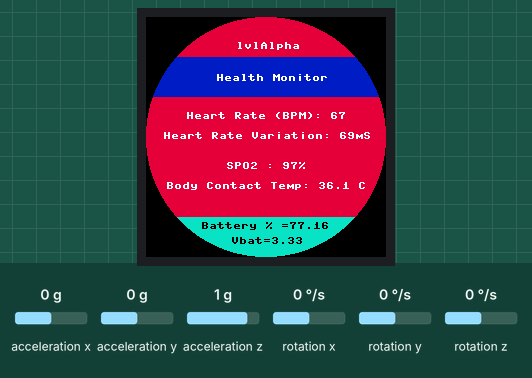
A program run on a simulated Raspberry Pi Pico running MicroPython. On the bench: 240×240 colour display. Inputs (shaded band) come from the test bench; at power-on: acceleration x 0 g, acceleration y 0 g, acceleration z 1 g, rotation x 0 °/s, rotation y 0 °/s, rotation z 0 °/s. Random numbers come from a fixed seed.

Above: at 6.3 s.
6.4 s: acceleration x set to -1.4 g
At 7.8 s:
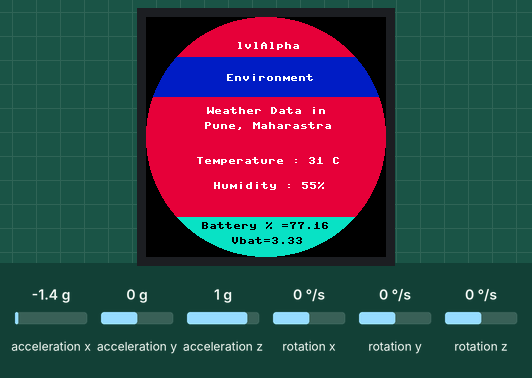
At 10.3 s:
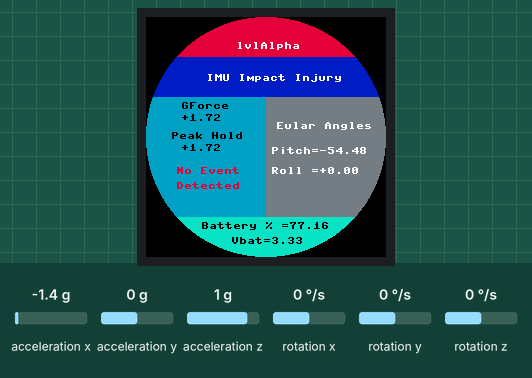
Timing chart, 0 to 11.8 s (numbered marks = the images above; inputs shaded):
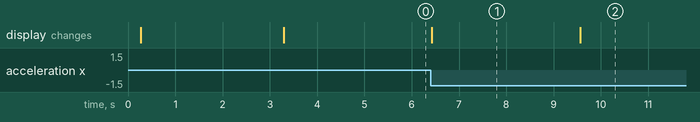

Measured:
- what the display in image 1 shows lasts 3.2 s, from 6.4 s to 9.6 s

The program:

main.py
```python
from machine import Pin,I2C,SPI,PWM,ADC
import framebuf
import time
import array
import math
import random


I2C_SDA = 6
I2C_SDL = 7

DC = 8
CS = 9
SCK = 10
MOSI = 11
RST = 12

count = 0
Gval = [0, 0, 0]
peak = 0
PI = 3.14
j=0
HR = random.randint(65,72)
HRV = random.randint(60,70)
count = 0

push_button = Pin(13,Pin.IN, Pin.PULL_DOWN)

BL = 25

Vbat_Pin = 29


class LCD_1inch28(framebuf.FrameBuffer):
    def __init__(self):
        self.width = 240
        self.height = 240


        self.cs = Pin(CS,Pin.OUT)
        self.rst = Pin(RST,Pin.OUT)

        self.cs(1)
        self.spi = SPI(1,100_000_000,polarity=0, phase=0,sck=Pin(SCK),mosi=Pin(MOSI),miso=None)
        self.dc = Pin(DC,Pin.OUT)
        self.dc(1)
        self.buffer = bytearray(self.height * self.width * 2)
        super().__init__(self.buffer, self.width, self.height, framebuf.RGB565)
        self.init_display()

        self.red   =   0x07E0
        self.green =   0x001f
        self.blue  =   0xf800
        self.white =   0xffff
        self.black =   0x0000

        self.fill(self.red)
        self.text("Starting...",80,110,self.white)
        self.show()

        self.pwm = PWM(Pin(BL))
        self.pwm.freq(5000)

    def write_cmd(self, cmd):
        self.cs(1)
        self.dc(0)
        self.cs(0)
        self.spi.write(bytearray([cmd]))
        self.cs(1)

    def write_data(self, buf):
        self.cs(1)
        self.dc(1)
        self.cs(0)
        self.spi.write(bytearray([buf]))
        self.cs(1)
    def set_bl_pwm(self,duty):
        self.pwm.duty_u16(duty)#max 65535
    def init_display(self):
        """Initialize dispaly"""
        self.rst(1)
        time.sleep(0.01)
        self.rst(0)
        time.sleep(0.01)
        self.rst(1)
        time.sleep(0.05)

        self.write_cmd(0xEF)
        self.write_cmd(0xEB)
        self.write_data(0x14)

        self.write_cmd(0xFE)
        self.write_cmd(0xEF)

        self.write_cmd(0xEB)
        self.write_data(0x14)

        self.write_cmd(0x84)
        self.write_data(0x40)

        self.write_cmd(0x85)
        self.write_data(0xFF)

        self.write_cmd(0x86)
        self.write_data(0xFF)

        self.write_cmd(0x87)
        self.write_data(0xFF)

        self.write_cmd(0x88)
        self.write_data(0x0A)

        self.write_cmd(0x89)
        self.write_data(0x21)

        self.write_cmd(0x8A)
        self.write_data(0x00)

        self.write_cmd(0x8B)
        self.write_data(0x80)

        self.write_cmd(0x8C)
        self.write_data(0x01)

        self.write_cmd(0x8D)
        self.write_data(0x01)

        self.write_cmd(0x8E)
        self.write_data(0xFF)

        self.write_cmd(0x8F)
        self.write_data(0xFF)


        self.write_cmd(0xB6)
        self.write_data(0x00)
        self.write_data(0x20)

        self.write_cmd(0x36)
        self.write_data(0x98)

        self.write_cmd(0x3A)
        self.write_data(0x05)


        self.write_cmd(0x90)
        self.write_data(0x08)
        self.write_data(0x08)
        self.write_data(0x08)
        self.write_data(0x08)

        self.write_cmd(0xBD)
        self.write_data(0x06)

        self.write_cmd(0xBC)
        self.write_data(0x00)

        self.write_cmd(0xFF)
        self.write_data(0x60)
        self.write_data(0x01)
        self.write_data(0x04)

        self.write_cmd(0xC3)
        self.write_data(0x13)
        self.write_cmd(0xC4)
        self.write_data(0x13)

        self.write_cmd(0xC9)
        self.write_data(0x22)

        self.write_cmd(0xBE)
        self.write_data(0x11)

        self.write_cmd(0xE1)
        self.write_data(0x10)
        self.write_data(0x0E)

        self.write_cmd(0xDF)
        self.write_data(0x21)
        self.write_data(0x0c)
        self.write_data(0x02)

        self.write_cmd(0xF0)
        self.write_data(0x45)
        self.write_data(0x09)
        self.write_data(0x08)
        self.write_data(0x08)
        self.write_data(0x26)
        self.write_data(0x2A)

        self.write_cmd(0xF1)
        self.write_data(0x43)
        self.write_data(0x70)
        self.write_data(0x72)
        self.write_data(0x36)
        self.write_data(0x37)
        self.write_data(0x6F)


        self.write_cmd(0xF2)
        self.write_data(0x45)
        self.write_data(0x09)
        self.write_data(0x08)
        self.write_data(0x08)
        self.write_data(0x26)
        self.write_data(0x2A)

        self.write_cmd(0xF3)
        self.write_data(0x43)
        self.write_data(0x70)
        self.write_data(0x72)
        self.write_data(0x36)
        self.write_data(0x37)
        self.write_data(0x6F)

        self.write_cmd(0xED)
        self.write_data(0x1B)
        self.write_data(0x0B)

        self.write_cmd(0xAE)
        self.write_data(0x77)

        self.write_cmd(0xCD)
        self.write_data(0x63)


        self.write_cmd(0x70)
        self.write_data(0x07)
        self.write_data(0x07)
        self.write_data(0x04)
        self.write_data(0x0E)
        self.write_data(0x0F)
        self.write_data(0x09)
        self.write_data(0x07)
        self.write_data(0x08)
        self.write_data(0x03)

        self.write_cmd(0xE8)
        self.write_data(0x34)

        self.write_cmd(0x62)
        self.write_data(0x18)
        self.write_data(0x0D)
        self.write_data(0x71)
        self.write_data(0xED)
        self.write_data(0x70)
        self.write_data(0x70)
        self.write_data(0x18)
        self.write_data(0x0F)
        self.write_data(0x71)
        self.write_data(0xEF)
        self.write_data(0x70)
        self.write_data(0x70)

        self.write_cmd(0x63)
        self.write_data(0x18)
        self.write_data(0x11)
        self.write_data(0x71)
        self.write_data(0xF1)
        self.write_data(0x70)
        self.write_data(0x70)
        self.write_data(0x18)
        self.write_data(0x13)
        self.write_data(0x71)
        self.write_data(0xF3)
        self.write_data(0x70)
        self.write_data(0x70)

        self.write_cmd(0x64)
        self.write_data(0x28)
        self.write_data(0x29)
        self.write_data(0xF1)
        self.write_data(0x01)
        self.write_data(0xF1)
        self.write_data(0x00)
        self.write_data(0x07)

        self.write_cmd(0x66)
        self.write_data(0x3C)
        self.write_data(0x00)
        self.write_data(0xCD)
        self.write_data(0x67)
        self.write_data(0x45)
        self.write_data(0x45)
        self.write_data(0x10)
        self.write_data(0x00)
        self.write_data(0x00)
        self.write_data(0x00)

        self.write_cmd(0x67)
        self.write_data(0x00)
        self.write_data(0x3C)
        self.write_data(0x00)
        self.write_data(0x00)
        self.write_data(0x00)
        self.write_data(0x01)
        self.write_data(0x54)
        self.write_data(0x10)
        self.write_data(0x32)
        self.write_data(0x98)

        self.write_cmd(0x74)
        self.write_data(0x10)
        self.write_data(0x85)
        self.write_data(0x80)
        self.write_data(0x00)
        self.write_data(0x00)
        self.write_data(0x4E)
        self.write_data(0x00)

        self.write_cmd(0x98)
        self.write_data(0x3e)
        self.write_data(0x07)

        self.write_cmd(0x35)
        self.write_cmd(0x21)

        self.write_cmd(0x11)
        time.sleep(0.12)
        self.write_cmd(0x29)
        time.sleep(0.02)

        self.write_cmd(0x21)

        self.write_cmd(0x11)

        self.write_cmd(0x29)

    def show(self):
        self.write_cmd(0x2A)
        self.write_data(0x00)
        self.write_data(0x00)
        self.write_data(0x00)
        self.write_data(0xef)

        self.write_cmd(0x2B)
        self.write_data(0x00)
        self.write_data(0x00)
        self.write_data(0x00)
        self.write_data(0xEF)

        self.write_cmd(0x2C)

        self.cs(1)
        self.dc(1)
        self.cs(0)
        self.spi.write(self.buffer)
        self.cs(1)


class QMI8658(object):
    def __init__(self,address=0X6B):
        self._address = address
        self._bus = I2C(id=1,scl=Pin(I2C_SDL),sda=Pin(I2C_SDA),freq=100_000)
        bRet=self.WhoAmI()
        if bRet :
            self.Read_Revision()
        else    :
            return NULL
        self.Config_apply()

    def _read_byte(self,cmd):
        rec=self._bus.readfrom_mem(int(self._address),int(cmd),1)
        return rec[0]
    def _read_block(self, reg, length=1):
        rec=self._bus.readfrom_mem(int(self._address),int(reg),length)
        return rec
    def _read_u16(self,cmd):
        LSB = self._bus.readfrom_mem(int(self._address),int(cmd),1)
        MSB = self._bus.readfrom_mem(int(self._address),int(cmd)+1,1)
        return (MSB[0] << 8) + LSB[0]
    def _write_byte(self,cmd,val):
        self._bus.writeto_mem(int(self._address),int(cmd),bytes([int(val)]))

    def WhoAmI(self):
        bRet=False
        if (0x05) == self._read_byte(0x00):
            bRet = True
        return bRet
    def Read_Revision(self):
        return self._read_byte(0x01)
    def Config_apply(self):
        # REG CTRL1
        self._write_byte(0x02,0x60)
        # REG CTRL2 : QMI8658AccRange_8g  and QMI8658AccOdr_1000Hz
        self._write_byte(0x03,0x23)
        # REG CTRL3 : QMI8658GyrRange_512dps and QMI8658GyrOdr_1000Hz
        self._write_byte(0x04,0x53)
        # REG CTRL4 : No
        self._write_byte(0x05,0x00)
        # REG CTRL5 : Enable Gyroscope And Accelerometer Low-Pass Filter
        self._write_byte(0x06,0x11)
        # REG CTRL6 : Disables Motion on Demand.
        self._write_byte(0x07,0x00)
        # REG CTRL7 : Enable Gyroscope And Accelerometer
        self._write_byte(0x08,0x03)

    def Read_Raw_XYZ(self):
        xyz=[0,0,0,0,0,0]
        raw_timestamp = self._read_block(0x30,3)
        raw_acc_xyz=self._read_block(0x35,6)
        raw_gyro_xyz=self._read_block(0x3b,6)
        raw_xyz=self._read_block(0x35,12)
        timestamp = (raw_timestamp[2]<<16)|(raw_timestamp[1]<<8)|(raw_timestamp[0])
        for i in range(6):
            # xyz[i]=(raw_acc_xyz[(i*2)+1]<<8)|(raw_acc_xyz[i*2])
            # xyz[i+3]=(raw_gyro_xyz[((i+3)*2)+1]<<8)|(raw_gyro_xyz[(i+3)*2])
            xyz[i] = (raw_xyz[(i*2)+1]<<8)|(raw_xyz[i*2])
            if xyz[i] >= 32767:
                xyz[i] = xyz[i]-65535
        return xyz
    def Read_XYZ(self):
        xyz=[0,0,0,0,0,0]
        raw_xyz=self.Read_Raw_XYZ()
        #QMI8658AccRange_8g
        acc_lsb_div=(1<<12)
        #QMI8658GyrRange_512dps
        gyro_lsb_div = 64
        for i in range(3):
            xyz[i]=raw_xyz[i]/acc_lsb_div#(acc_lsb_div/1000.0)
            xyz[i+3]=raw_xyz[i+3]*1.0/gyro_lsb_div
        return xyz


if __name__=='__main__':

    LCD = LCD_1inch28()
    LCD.set_bl_pwm(65535)
    qmi8658=QMI8658()
    Vbat= ADC(Pin(Vbat_Pin))

    while(True):
        #read QMI8658
        xyz=qmi8658.Read_XYZ()
        LCD.fill(LCD.red)
        #LCD.text("Starting...",40,110,LCD.white)

        #if push_button.value(): #uncomment this line to use pushbutton at GPIO13 and add the indentation for the if condition
        count += 1
        time.sleep(3) #replace 2 with 0.1 if push button is used
        #count = 3 #uncomment this line to stay on a paricular page

        if count == 1:

            LCD.fill(LCD.red)
            LCD.fill_rect(0,0,240,60,LCD.red)
            LCD.text("lvlAlpha",90,25,LCD.white)

            LCD.fill_rect(0,40,240,40,LCD.blue)
            LCD.text("Health Monitor",70,57,LCD.white)

            if j == 10:
                HR = random.randint(65,72)
                HRV = random.randint(60,70)
                j=0
            j+=1

            LCD.text("Heart Rate (BPM): " + str(HR),40,95,LCD.white)
            LCD.text("Heart Rate Variation: " + str(HRV) + "mS",17,115,LCD.white)
            LCD.text("SPO2 : 97%",80,145,LCD.white)
            LCD.text("Body Contact Temp: 36.1 C",20,165,LCD.white)

            LCD.fill_rect(0,200,240,40,0x180f)
            reading = Vbat.read_u16()*3.3/65535*2
            T = (reading/4.32)*100

            LCD.text("Battery % ={:.2f}".format(T),55,205,LCD.black)
            LCD.text("Vbat={:.2f}".format(reading),85,220,LCD.black)


            LCD.show()
            time.sleep(0.1)

        elif count == 2:
            LCD.fill(LCD.red)
            LCD.fill_rect(0,0,240,60,LCD.red)
            LCD.text("lvlAlpha",90,25,LCD.white)

            LCD.fill_rect(0,40,240,40,LCD.blue)
            LCD.text("Environment",80,57,LCD.white)

            LCD.text("Weather Data in",60,90,LCD.white)
            LCD.text("Pune, Maharastra",58,105,LCD.white)
            LCD.text("Temperature : 31 C",50,140,LCD.white)
            LCD.text("Humidity : 55%",67,165,LCD.white)

            LCD.fill_rect(0,200,240,40,0x180f)
            reading = Vbat.read_u16()*3.3/65535*2
            T = (reading/4.32)*100
            LCD.text("Battery % ={:.2f}".format(T),55,205,LCD.black)
            LCD.text("Vbat={:.2f}".format(reading),85,220,LCD.black)

            LCD.show()
            time.sleep(0.1)

        elif count == 3:
            LCD.fill_rect(0,0,240,60,LCD.red)
            LCD.text("lvlAlpha",90,25,LCD.white)

            LCD.fill_rect(0,40,240,40,LCD.blue)
            LCD.text("IMU Impact Injury",60,57,LCD.white)

            LCD.fill_rect(0,80,120,120,0x1805)
            LCD.text("GForce",35,85,LCD.black)


            Accel_X = xyz[0]
            Accel_Y = xyz[1]
            Accel_Z = xyz[2]

            G = pow((pow(xyz[0],2) + pow(xyz[1],2) + pow(xyz[2],2)),0.5)
            G = G

            if G > peak :
                peak = G

            LCD.text("{:+.2f}".format(G),35,97,LCD.black)
            LCD.text("Peak Hold",25,115,LCD.black)
            LCD.text("{:+.2f}".format(peak),35,127,LCD.black)

            LCD.text("No Event",30,150,LCD.red)
            LCD.text("Detected",30,165,LCD.red)

            LCD.fill_rect(120,80,120,120,0xF073)
            LCD.text("Eular Angles",130,105,LCD.white)

            Gyro_X = xyz[3]
            Gyro_Y = xyz[4]
            Gyro_Y = xyz[5]

            pitch = 180 * math.atan2(Accel_X, math.sqrt(Accel_Y*Accel_Y + Accel_Z*Accel_Z))/PI;
            roll = 180 * math.atan2(Accel_Y, math.sqrt(Accel_X*Accel_X + Accel_Z*Accel_Z))/PI;

            LCD.text("Pitch={:+3.2f}".format(pitch),125,130,LCD.white)
            LCD.text("Roll ={:+3.2f}".format(roll),125,150,LCD.white)


            LCD.fill_rect(0,200,240,40,0x180f)
            reading = Vbat.read_u16()*3.3/65535*2
            T = (reading/4.32)*100
            LCD.text("Battery % ={:.2f}".format(T),55,205,LCD.black)
            LCD.text("Vbat={:.2f}".format(reading),85,220,LCD.black)

            LCD.show()
            time.sleep(0.1)

        elif count == 4:
            LCD.fill_rect(0,0,240,60,LCD.red)
            LCD.text("lvlAlpha",90,25,LCD.white)

            LCD.fill_rect(0,40,240,40,LCD.blue)
            LCD.text("Location",91,57,LCD.white)

            LCD.text("Estimated",88,90,LCD.white)
            LCD.text("latitude and longitude",40,110,LCD.white)
            LCD.text("18.638920729016263",45,140,LCD.white)
            LCD.text("73.8019855628626",55,155,LCD.white)


            LCD.fill_rect(0,200,240,40,0x180f)
            reading = Vbat.read_u16()*3.3/65535*2
            T = (reading/4.32)*100
            LCD.text("Battery % ={:.2f}".format(T),55,205,LCD.black)
            LCD.text("Vbat={:.2f}".format(reading),85,220,LCD.black)

            LCD.show()
            time.sleep(0.1)

        else:
            count = 0
```
